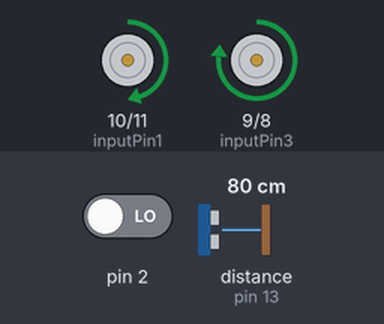
Simulated run of this sketch. Board: Arduino Uno, built with avr-gcc and run on an emulated ATmega328P. On the bench: motor-driver pin pairs drawn as motors (green arrow = first pin HIGH = forward, orange = second pin HIGH = backward, longer = more drive, scaled by the enable pin). Wiring (inferred from the names in the program): ultrasonic range finder: trigger pin 12; echo pin 13. Inputs (shaded band) come from the test bench; at power-on: pin 2 LOW, distance to the obstacle (sensor on pin 13) 80 cm. The echo pulse lasts 58.3 µs per cm.

Above: at 0.1 s.
At 2.1 s:
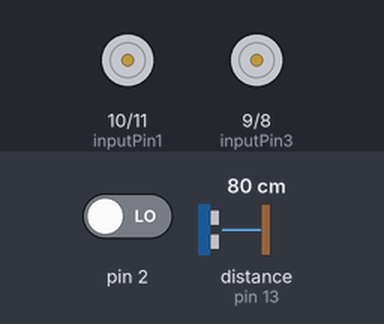
Timing chart, 0 to 3.6 s (numbered marks = the images above):
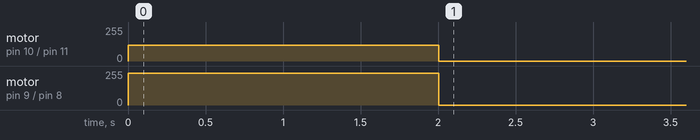

The sketch:

motor_control1.ino
```cpp
// Tutorial by RoboIndia on Motor Control
// Hardware Required: Motor Driver (By RoboIndia) & Arduino

// Motor A
const int inputPin1 = 10;  // Pin 15 of L293D IC
const int inputPin2 = 11;  // Pin 10 of L293D IC
// Motor B
const int inputPin3 = 9;   // Pin 7 of L293D IC
const int inputPin4 = 8;   // Pin 2 of L293D IC
int incomingSpeedA = 0;    // for incoming speed data of motor A
int incomingSpeedB = 0;    // for incoming speed data of motor B

int ENA = 6; // L293D Enable Pin for motor A
int ENB = 5; // L293D Enable Pin for motor B
int defaultSpeed = 60;
// defines pins numbers
const int trigPin = 12;
const int echoPin = 13;
// defines variables
long duration;
int distance;
int stop = 0;


void setup()
{
  pinMode(trigPin, OUTPUT); // Sets the trigPin as an Output
  pinMode(echoPin, INPUT); // Sets the echoPin as an Input
  pinMode(inputPin1, OUTPUT);
  pinMode(inputPin2, OUTPUT);
  pinMode(inputPin3, OUTPUT);
  pinMode(inputPin4, OUTPUT);
  pinMode(ENA, OUTPUT); // Set ENA as OUTPUT
  pinMode(ENB, OUTPUT); // Set ENB as OUTPUT
  Serial.begin(9600);   // opens serial port, sets data rate to 9600 bps
// turn on motors
  digitalWrite(inputPin1, HIGH);
  digitalWrite(inputPin2, LOW);
  digitalWrite(inputPin3, HIGH);
  digitalWrite(inputPin4, LOW);
  analogWrite(ENA, 120);
  analogWrite(ENB, 2*120);
   delay(2000); // waits for a second

}

void loop()
{

   // Clears the trigPin
  digitalWrite(trigPin, LOW);
  delayMicroseconds(2);
  // Sets the trigPin on HIGH state for 10 micro seconds
  digitalWrite(trigPin, HIGH);
  delayMicroseconds(10);
  digitalWrite(trigPin, LOW);
  // Reads the echoPin, returns the sound wave travel time in microseconds
  duration = pulseIn(echoPin, HIGH);
  // Calculating the distance
  distance = duration * 0.034 / 2;
  // Prints the distance on the Serial Monitor


  if(digitalRead(2)==1 && distance > 10){
    if(stop == 1){
    //jumpstart

  digitalWrite(inputPin1, HIGH);
  digitalWrite(inputPin2, LOW);
  digitalWrite(inputPin3, HIGH);
  digitalWrite(inputPin4, LOW);
  analogWrite(ENA, 120);
  analogWrite(ENB, 2*120);
  delay(1000); // waits for a second
  stop = 0;
  }


  if (Serial.available() > 0)
  {
    // read the incoming byte:
    String input = Serial.readStringUntil(',');
    incomingSpeedA = input.toInt();
    input = Serial.readStringUntil('\n');
    incomingSpeedB = input.toInt();


      // set motor A speed
      Serial.print("Setting motor A speed to: ");
      Serial.println(incomingSpeedA);
      analogWrite(ENA, incomingSpeedA);

      // set motor B speed
      Serial.print("Setting motor B speed to: ");
      Serial.println(incomingSpeedB);
      analogWrite(ENB, 2*incomingSpeedB);

  }
  }
  else{
    //turn off motor
  digitalWrite(inputPin1, LOW);
  digitalWrite(inputPin2, LOW);
  digitalWrite(inputPin3, LOW);
  digitalWrite(inputPin4, LOW);
  stop = 1;

  }
}
```

motor_control.c
```cpp
// Codeed with help from RoboIndia on Motor Control

// Motor A
const int inputPin1 = 10;  // Pin 15 of L293D IC
const int inputPin2 = 11;  // Pin 10 of L293D IC
// Motor B
const int inputPin3 = 9;   // Pin 7 of L293D IC
const int inputPin4 = 8;   // Pin 2 of L293D IC
int incomingSpeedA = 0;    // for incoming speed data of motor A
int incomingSpeedB = 0;    // for incoming speed data of motor B

int ENA = 6; // L293D Enable Pin for motor A
int ENB = 5; // L293D Enable Pin for motor B
int defaultSpeed = 120;

void setup()
{
  pinMode(inputPin1, OUTPUT);
  pinMode(inputPin2, OUTPUT);
  pinMode(inputPin3, OUTPUT);
  pinMode(inputPin4, OUTPUT);
  pinMode(ENA, OUTPUT); // Set ENA as OUTPUT
  pinMode(ENB, OUTPUT); // Set ENB as OUTPUT
  Serial.begin(9600);   // opens serial port, sets data rate to 9600 bps

  analogWrite(ENA, defaultSpeed);
  analogWrite(ENB, defaultSpeed);
}

void loop()
{
  // turn on motors
  digitalWrite(inputPin1, HIGH);
  digitalWrite(inputPin2, LOW);
  digitalWrite(inputPin3, HIGH);
  digitalWrite(inputPin4, LOW);

  if (Serial.available() > 0)
  {
    // read the incoming byte:
    String input = Serial.readStringUntil(',');
    incomingSpeedA = input.toInt();
    input = Serial.readStringUntil('\n');
    incomingSpeedB = input.toInt();

    if (incomingSpeedA > defaultSpeed)
    {
      // set motor A speed
      Serial.print("Setting motor A speed to: ");
      Serial.println(incomingSpeedA);
      analogWrite(ENA, incomingSpeedA);
    }

    if (incomingSpeedB > defaultSpeed)
    {
      // set motor B speed
      Serial.print("Setting motor B speed to: ");
      Serial.println(incomingSpeedB);
      analogWrite(ENB, incomingSpeedB);
    }
  }
}
```

Measured:
- by itself, motor on pin 10 (inputPin1) / pin 11 (inputPin2): stopped → forward 120/255 at 0.00 s, → stopped 2.0 s later
- by itself, motor on pin 9 (inputPin3) / pin 8 (inputPin4): stopped → forward 240/255 at 0.00 s, → stopped 2.0 s later
